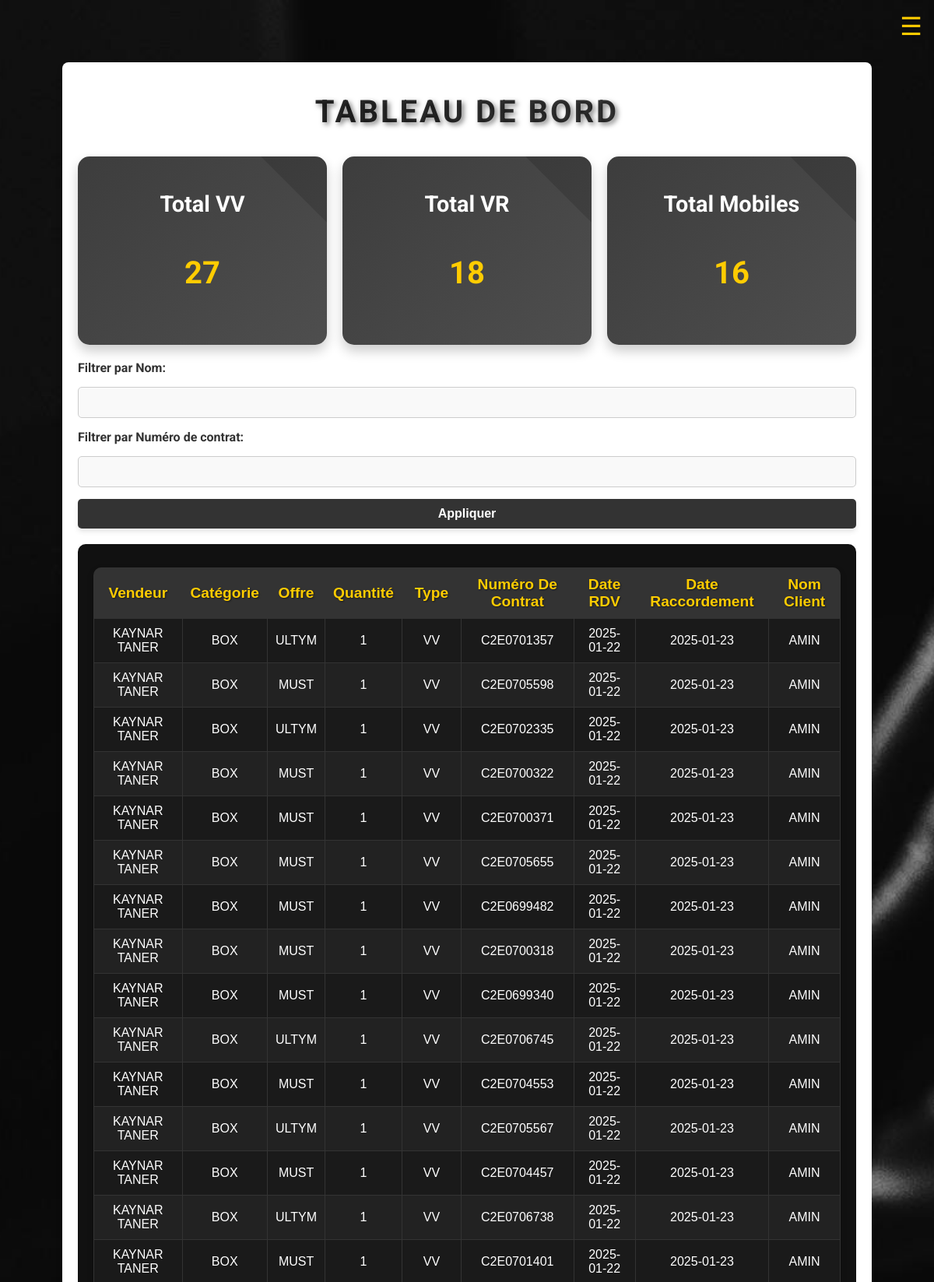
The page /dashboard (signed in, upper part) on the database its author committed.
### test.py (models this page shows)
class Sale(db.Model):
    id = db.Column(db.Integer, primary_key=True)
    date = db.Column(db.String(10), nullable=False)
    offer_type = db.Column(db.String(100), nullable=False)  # Box or Mobile
    plan = db.Column(db.String(100), nullable=False)
    quantity = db.Column(db.Integer, nullable=False)  # Quantité
    user_id = db.Column(db.Integer, db.ForeignKey('user.id'), nullable=False)
    class_type = db.Column(db.String(20), nullable=False)  # Ajout de la colonne classe
    contract_number = db.Column(db.String(50), nullable=False)  # Numéro de contrat
    date_rdv = db.Column(db.String(10), nullable=True)  # Nouvelle colonne Date RDV
    date_raccordement = db.Column(db.String(10), nullable=True)  # Nouvelle colonne Date Raccordement
    client_name = db.Column(db.String(100), nullable=True)  # Nouvelle colonne Nom Client

class User(db.Model):
    id = db.Column(db.Integer, primary_key=True)
    username = db.Column(db.String(80), unique=True, nullable=False)
    password = db.Column(db.String(200), nullable=False)
    plain_password = db.Column(db.String(200), nullable=True)  # Stockage en clair (temporaire)
    role = db.Column(db.String(20), default='user')  # user or admin
    sales = db.relationship('Sale', backref='user', lazy=True)

### test.py (the view)
@app.route('/dashboard', methods=['GET', 'POST'])
def dashboard():
    if 'user_id' not in session:
        return redirect(url_for('login'))
    user = User.query.get(session['user_id'])
    filter_username = request.form.get('filter_username', '').strip()
    filter_contract_number = request.form.get('filter_contract_number', '').strip()
    sales_query = Sale.query
    if user.role == 'admin':
        if filter_username:
            sales_query = sales_query.join(User).filter(User.username.ilike(f"%{filter_username}%"))
        if filter_contract_number:
            sales_query = sales_query.filter(Sale.contract_number.ilike(f"%{filter_contract_number}%"))
        all_sales = sales_query.all()
    elif user.role == 'user':
        sales_query = sales_query.filter_by(user_id=user.id)
        if filter_contract_number:
            sales_query = sales_query.filter(Sale.contract_number.ilike(f"%{filter_contract_number}%"))
        all_sales = sales_query.all()
    total_vv = sum(sale.quantity for sale in all_sales if sale.class_type == 'VV')
    total_vr = sum(sale.quantity for sale in all_sales if sale.class_type == 'VR')
    total_mobiles = sum(sale.quantity for sale in all_sales if sale.class_type == 'Mobiles')
    return render_template(
        'layout.html',
        page='dashboard',
        all_sales=all_sales,
        total_vv=total_vv,
        total_vr=total_vr,
        total_mobiles=total_mobiles,
        filter_username=filter_username,
        filter_contract_number=filter_contract_number
    )

### test.py (called while the page is built)
@app.before_request
def restrict_access():
    if 'user_id' in session:
        user = User.query.get(session['user_id'])
        if user:
            session['role'] = user.role
        else:
            session.pop('user_id', None)

### templates/layout.html (shortened to what this page needs)
<!DOCTYPE html>
<html lang="en">
<head>
    <link rel="stylesheet" href="https://cdnjs.cloudflare.com/ajax/libs/font-awesome/6.0.0-beta3/css/all.min.css">
    <link rel="stylesheet" href="{{ url_for('static', filename='style.css') }}">
</head>
<body>
    {% if page != 'login' %}
    <div class="menu-icon" id="menu-toggle">☰</div>
    {% endif %}
    <div class="container">
        {% if page == 'login' %}
        <div class="form-container">
           <audio id="background-audio" loop>
              <source src="{{ url_for('static', filename='audio/background-audio.mp3') }}" type="audio/mpeg">
              Your browser does not support the audio element.
           </audio>
          <h1 class="main-title gradient">
           Bienvenue chez OCF
            <a href="#" class="audio-toggle" title="Activer/Désactiver le son">
            <i class="fas fa-volume-up"></i>
            </a>
          </h1>
            {% if error %}
            <p class="error">{{ error }}</p>
            {% endif %}
            <form method="POST" action="/login">
                <input type="text" name="username" placeholder="Entrer votre nom utilisateur" required>
                <input type="password" name="password" placeholder="Entrer votre mot de passe" required>
                <button type="submit">Login</button>
            </form>
        </div>
        {% elif page == 'dashboard' %}
        <h1>Tableau de Bord</h1>
        <div class="totals-container">
            <div class="card total-vv">
                <h2>Total VV</h2>
                <p class="total-number">{{ total_vv }}</p>
            </div>
            <div class="card total-vr">
                <h2>Total VR</h2>
                <p class="total-number">{{ total_vr }}</p>
            </div>
            <div class="card total-mobiles">
                <h2>Total Mobiles</h2>
                <p class="total-number">{{ total_mobiles }}</p>
            </div>
        </div>
         <form method="POST" action="/dashboard" class="filter-form">
         <label for="filter-username">Filtrer par Nom:</label>
         <input type="text" id="filter-username" name="filter_username" value="{{   filter_username or '' }}">
         <label for="filter-contract-number">Filtrer par Numéro de contrat:</label>
         <input type="text" id="filter-contract-number" name="filter_contract_number"        value="{{ filter_contract_number or '' }}">
             <button type="submit">Appliquer</button>
         </form>
     <div class="table-container">
      <div class="user-sales">
        <table class="dashboard-table">
            <thead>
                <tr>
                    <th>Vendeur</th>
                    <th>Catégorie</th>
                    <th>Offre</th>
                    <th>Quantité</th>
                    <th>Type</th>
                    <th>Numéro de contrat</th>
                    <th>Date RDV</th>
                    <th>Date Raccordement</th>
                    <th>Nom Client</th>
                </tr>
            </thead>
            <tbody>
                {% for sale in all_sales %}
                <tr>
                    <td>{{ sale.user.username }}</td>
                    <td>{{ sale.offer_type }}</td>
                    <td>{{ sale.plan }}</td>
                    <td>{{ sale.quantity }}</td>
                    <td>{{ sale.class_type }}</td>
                    <td>{{ sale.contract_number }}</td>
                    <td>{{ sale.date_rdv }}</td>
                    <td>{{ sale.date_raccordement }}</td>
                    <td>{{ sale.client_name }}</td>
                </tr>
                {% endfor %}
            </tbody>
        </table>
        </div>
         </div>
        {% endif %}
    </div>
</body>
</html>

### rows shown on the page
Sale: user.username "KAYNAR TANER", offer_type "BOX", plan "ULTYM", quantity "1", class_type "VV", contract_number "C2E0701357", date_rdv "2025-01-22", date_raccordement "2025-01-23", client_name "AMIN"
Sale: user.username "KAYNAR TANER", offer_type "BOX", plan "MUST", quantity "1", class_type "VV", contract_number "C2E0705598", date_rdv "2025-01-22", date_raccordement "2025-01-23", client_name "AMIN"
Sale: user.username "KAYNAR TANER", offer_type "BOX", plan "ULTYM", quantity "1", class_type "VV", contract_number "C2E0702335", date_rdv "2025-01-22", date_raccordement "2025-01-23", client_name "AMIN"
Sale: user.username "KAYNAR TANER", offer_type "BOX", plan "MUST", quantity "1", class_type "VV", contract_number "C2E0700322", date_rdv "2025-01-22", date_raccordement "2025-01-23", client_name "AMIN"
Sale: user.username "KAYNAR TANER", offer_type "BOX", plan "MUST", quantity "1", class_type "VV", contract_number "C2E0700371", date_rdv "2025-01-22", date_raccordement "2025-01-23", client_name "AMIN"
Sale: user.username "KAYNAR TANER", offer_type "BOX", plan "MUST", quantity "1", class_type "VV", contract_number "C2E0705655", date_rdv "2025-01-22", date_raccordement "2025-01-23", client_name "AMIN"
Sale: user.username "KAYNAR TANER", offer_type "BOX", plan "MUST", quantity "1", class_type "VV", contract_number "C2E0699482", date_rdv "2025-01-22", date_raccordement "2025-01-23", client_name "AMIN"
Sale: user.username "KAYNAR TANER", offer_type "BOX", plan "MUST", quantity "1", class_type "VV", contract_number "C2E0700318", date_rdv "2025-01-22", date_raccordement "2025-01-23", client_name "AMIN"
Sale: user.username "KAYNAR TANER", offer_type "BOX", plan "MUST", quantity "1", class_type "VV", contract_number "C2E0699340", date_rdv "2025-01-22", date_raccordement "2025-01-23", client_name "AMIN"
Sale: user.username "KAYNAR TANER", offer_type "BOX", plan "ULTYM", quantity "1", class_type "VV", contract_number "C2E0706745", date_rdv "2025-01-22", date_raccordement "2025-01-23", client_name "AMIN"
Sale: user.username "KAYNAR TANER", offer_type "BOX", plan "MUST", quantity "1", class_type "VV", contract_number "C2E0704553", date_rdv "2025-01-22", date_raccordement "2025-01-23", client_name "AMIN"
Sale: user.username "KAYNAR TANER", offer_type "BOX", plan "ULTYM", quantity "1", class_type "VV", contract_number "C2E0705567", date_rdv "2025-01-22", date_raccordement "2025-01-23", client_name "AMIN"
Sale: user.username "KAYNAR TANER", offer_type "BOX", plan "MUST", quantity "1", class_type "VV", contract_number "C2E0704457", date_rdv "2025-01-22", date_raccordement "2025-01-23", client_name "AMIN"
Sale: user.username "KAYNAR TANER", offer_type "BOX", plan "ULTYM", quantity "1", class_type "VV", contract_number "C2E0706738", date_rdv "2025-01-22", date_raccordement "2025-01-23", client_name "AMIN"
Sale: user.username "KAYNAR TANER", offer_type "BOX", plan "MUST", quantity "1", class_type "VV", contract_number "C2E0701401", date_rdv "2025-01-22", date_raccordement "2025-01-23", client_name "AMIN"

### other values the page prints
{{ total_vv }} "27"
{{ total_vr }} "18"
{{ total_mobiles }} "16"
